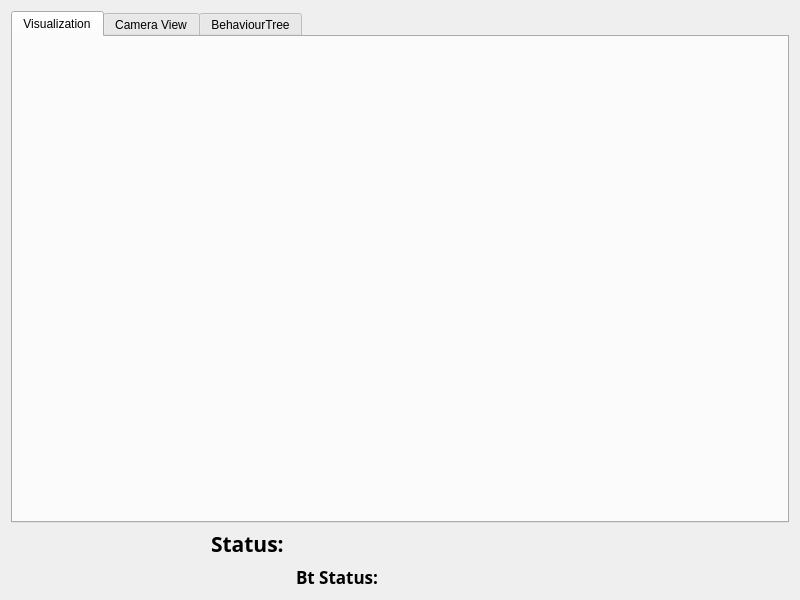
<?xml version="1.0" encoding="UTF-8"?>
<ui version="4.0">
 <class>MainGui</class>
 <widget class="QWidget" name="MainGui">
  <property name="geometry">
   <rect>
    <x>0</x>
    <y>0</y>
    <width>800</width>
    <height>600</height>
   </rect>
  </property>
  <property name="maximumSize">
   <size>
    <width>16777215</width>
    <height>1000</height>
   </size>
  </property>
  <property name="windowTitle">
   <string>Form</string>
  </property>
  <layout class="QGridLayout" name="gridLayout_2">
   <item row="0" column="0" rowspan="2">
    <layout class="QGridLayout" name="mainLayout">
     <property name="verticalSpacing">
      <number>6</number>
     </property>
     <item row="3" column="3">
      <widget class="QLabel" name="statusTextLabel">
       <property name="font">
        <font>
         <family>KacstPoster</family>
         <pointsize>16</pointsize>
         <weight>75</weight>
         <bold>true</bold>
        </font>
       </property>
       <property name="text">
        <string>Status: </string>
       </property>
      </widget>
     </item>
     <item row="4" column="6">
      <spacer name="horizontalSpacer_2">
       <property name="orientation">
        <enum>Qt::Horizontal</enum>
       </property>
       <property name="sizeHint" stdset="0">
        <size>
         <width>40</width>
         <height>20</height>
        </size>
       </property>
      </spacer>
     </item>
     <item row="4" column="3">
      <widget class="QLabel" name="batteryLabel">
       <property name="text">
        <string/>
       </property>
      </widget>
     </item>
     <item row="2" column="0" colspan="11">
      <widget class="QTabWidget" name="tabWidget">
       <property name="minimumSize">
        <size>
         <width>500</width>
         <height>400</height>
        </size>
       </property>
       <property name="currentIndex">
        <number>0</number>
       </property>
       <widget class="QWidget" name="visualizationTab">
        <property name="sizePolicy">
         <sizepolicy hsizetype="Expanding" vsizetype="Expanding">
          <horstretch>0</horstretch>
          <verstretch>0</verstretch>
         </sizepolicy>
        </property>
        <attribute name="title">
         <string>Visualization</string>
        </attribute>
        <layout class="QGridLayout" name="gridLayout_3">
         <item row="1" column="0">
          <layout class="QGridLayout" name="visualizationLayout">
           <property name="sizeConstraint">
            <enum>QLayout::SetNoConstraint</enum>
           </property>
           <item row="0" column="0">
            <widget class="RqtRvizDrillingWidget" name="visualizationWidget" native="true">
             <property name="sizePolicy">
              <sizepolicy hsizetype="Expanding" vsizetype="Expanding">
               <horstretch>0</horstretch>
               <verstretch>0</verstretch>
              </sizepolicy>
             </property>
             <property name="minimumSize">
              <size>
               <width>1</width>
               <height>1</height>
              </size>
             </property>
             <property name="autoFillBackground">
              <bool>false</bool>
             </property>
            </widget>
           </item>
          </layout>
         </item>
        </layout>
       </widget>
       <widget class="QWidget" name="cameraTab">
        <property name="sizePolicy">
         <sizepolicy hsizetype="Expanding" vsizetype="Expanding">
          <horstretch>0</horstretch>
          <verstretch>0</verstretch>
         </sizepolicy>
        </property>
        <attribute name="title">
         <string>Camera View</string>
        </attribute>
        <layout class="QGridLayout" name="gridLayout_9">
         <item row="0" column="0">
          <layout class="QGridLayout" name="cameraLayout">
           <item row="0" column="0">
            <widget class="QStackedWidget" name="cameraWidget">
             <property name="sizePolicy">
              <sizepolicy hsizetype="Expanding" vsizetype="Expanding">
               <horstretch>0</horstretch>
               <verstretch>0</verstretch>
              </sizepolicy>
             </property>
             <property name="currentIndex">
              <number>-1</number>
             </property>
            </widget>
           </item>
          </layout>
         </item>
        </layout>
       </widget>
       <widget class="QWidget" name="btTab">
        <attribute name="title">
         <string>BehaviourTree</string>
        </attribute>
        <layout class="QGridLayout" name="gridLayout">
         <item row="0" column="0">
          <widget class="EmbedWindowWidget" name="behaviourTreeWidget" native="true">
           <property name="sizePolicy">
            <sizepolicy hsizetype="Preferred" vsizetype="Preferred">
             <horstretch>0</horstretch>
             <verstretch>0</verstretch>
            </sizepolicy>
           </property>
           <property name="minimumSize">
            <size>
             <width>1</width>
             <height>1</height>
            </size>
           </property>
           <property name="autoFillBackground">
            <bool>true</bool>
           </property>
          </widget>
         </item>
        </layout>
       </widget>
      </widget>
     </item>
     <item row="4" column="1">
      <widget class="QLabel" name="concertLabel">
       <property name="text">
        <string/>
       </property>
       <property name="pixmap">
        <pixmap>src/0_concert_gui/concert_main_gui/config/images/concert_200px.png</pixmap>
       </property>
       <property name="scaledContents">
        <bool>false</bool>
       </property>
      </widget>
     </item>
     <item row="4" column="2">
      <spacer name="horizontalSpacer_4">
       <property name="orientation">
        <enum>Qt::Horizontal</enum>
       </property>
       <property name="sizeHint" stdset="0">
        <size>
         <width>40</width>
         <height>20</height>
        </size>
       </property>
      </spacer>
     </item>
     <item row="3" column="2">
      <spacer name="horizontalSpacer_3">
       <property name="orientation">
        <enum>Qt::Horizontal</enum>
       </property>
       <property name="sizeHint" stdset="0">
        <size>
         <width>40</width>
         <height>20</height>
        </size>
       </property>
      </spacer>
     </item>
     <item row="4" column="10">
      <widget class="QLabel" name="fraunhoferLabel">
       <property name="text">
        <string/>
       </property>
       <property name="pixmap">
        <pixmap>src/0_concert_gui/concert_main_gui/config/images/fraunhofer_italia_125px.png</pixmap>
       </property>
      </widget>
     </item>
     <item row="4" column="4">
      <widget class="QLabel" name="btLabel">
       <property name="font">
        <font>
         <family>KacstPoster</family>
         <pointsize>13</pointsize>
         <weight>75</weight>
         <bold>true</bold>
        </font>
       </property>
       <property name="text">
        <string>Bt Status:</string>
       </property>
      </widget>
     </item>
     <item row="4" column="9">
      <spacer name="horizontalSpacer_5">
       <property name="orientation">
        <enum>Qt::Horizontal</enum>
       </property>
       <property name="sizeHint" stdset="0">
        <size>
         <width>40</width>
         <height>20</height>
        </size>
       </property>
      </spacer>
     </item>
     <item row="4" column="7">
      <widget class="QLabel" name="emergencyLabel">
       <property name="text">
        <string/>
       </property>
      </widget>
     </item>
     <item row="4" column="5">
      <widget class="QLabel" name="btRuntimeLabel">
       <property name="font">
        <font>
         <family>KacstPoster</family>
         <pointsize>13</pointsize>
         <weight>75</weight>
         <bold>true</bold>
        </font>
       </property>
       <property name="text">
        <string/>
       </property>
      </widget>
     </item>
     <item row="3" column="4" colspan="6">
      <widget class="QLabel" name="statusRuntimeLabel">
       <property name="font">
        <font>
         <family>KacstPoster</family>
         <pointsize>16</pointsize>
         <weight>75</weight>
         <bold>true</bold>
        </font>
       </property>
       <property name="text">
        <string/>
       </property>
      </widget>
     </item>
    </layout>
   </item>
  </layout>
 </widget>
 <customwidgets>
  <customwidget>
   <class>EmbedWindowWidget</class>
   <extends>QWidget</extends>
   <header>rqt_embed_window.embed_window_widget</header>
  </customwidget>
  <customwidget>
   <class>RqtRvizDrillingWidget</class>
   <extends>QWidget</extends>
   <header>rqt_rviz_drilling_widget.rviz_drilling_widget</header>
  </customwidget>
 </customwidgets>
 <tabstops>
  <tabstop>tabWidget</tabstop>
 </tabstops>
 <resources/>
 <connections/>
</ui>
